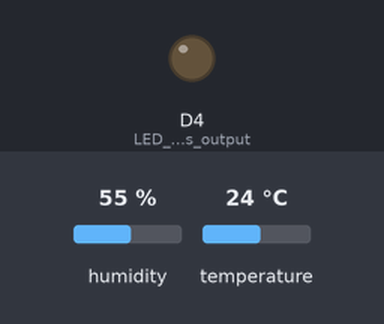
A sketch run on a simulated ESP8266 (NodeMCU). Parts: output pins drawn as LEDs (lit = HIGH). The test bench sets the inputs (shaded band); at power-on: humidity 55 %, temperature 24 °C. WiFi joins after 1.5 s; servers stay silent unless stated; web services answer with replies made up by the test bench; what the sketch prints to the serial monitor is not drawn. At 2.8 s the program puts the board to deep sleep or switches it off; the recording ends there.

Above: at 0.1 s.
Timing chart, 0 to 2.8 s (numbered marks = the images above):
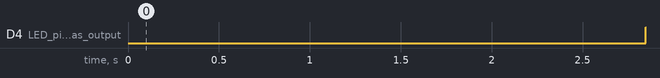

The sketch:

ThingspeakSleepOptimizeSensorAHT01.ino
```cpp
/*
  ESP8266 --> ThingSpeak Channel via MKR1000 Wi-Fi

  This sketch sends the Wi-Fi Signal Strength (RSSI) of an ESP8266 to a ThingSpeak
  channel using the ThingSpeak API (https://www.mathworks.com/help/thingspeak).

  Requirements:

     ESP8266 Wi-Fi Device
     Arduino 1.6.9+ IDE
     Additional Boards URL: http://arduino.esp8266.com/stable/package_esp8266com_index.json
     Library: esp8266 by ESP8266 Community

  ThingSpeak Setup:

     Sign Up for New User Account - https://thingspeak.com/users/sign_up
     Create a new Channel by selecting Channels, My Channels, and then New Channel
     Enable one field
     Note the Channel ID and Write API Key

  Setup Wi-Fi:
    Enter SSID
    Enter Password

  Tutorial: http://nothans.com/measure-wi-fi-signal-levels-with-the-esp8266-and-thingspeak

  Created: Feb 1, 2017 by Hans Scharler (http://nothans.com)
*/

#include <ESP8266WiFi.h>
#include <Adafruit_AHT10.h>

#include <Wire.h>
#include <Adafruit_Sensor.h>
#include <Adafruit_BMP280.h>

const float SEA_LEVEL_PRESSURE_HPA = 1013.25;
const int DELAY = 2000;
const int STARTUP_DELAY = 500;

//Adafruit_BMP280 bme;

Adafruit_AHT10 sensor;
// Wi-Fi Settings
const char* ssid = "Dolphitech-wlan"; // your wireless network name (SSID)
//const char* ssid = "TT"; // your wireless network name (SSID)

const char* password = "DpHtK2019WLan4us"; // your Wi-Fi network password

//const char* password = "123456788"; // your Wi-Fi network password
char response = '1';
WiFiClient client;

// ThingSpeak Settings
//const int channelID = 1662213;
//String writeAPIKey = "T9W8949KHJRDCYC6"; // write API key for your SvartHaugen Channel
String writeAPIKey = "Z35BF0FCHXN47J6E";// write API key for new cleanroom Channel
String body;
const char* server = "api.thingspeak.com";
IPAddress staticIP(192, 168, 0, 99); //ESP static ip
IPAddress gateway(192, 168, 0, 1);   //IP Address of your WiFi Router (Gateway)
IPAddress subnet(255, 255, 255, 0);  //Subnet mask
sensors_event_t humidity, temp;
void setup() {
  pinMode(LED_BUILTIN, OUTPUT);    // LED pin as output.
  digitalWrite(LED_BUILTIN, LOW); // turn the LED on.
  Serial.begin(115200);
   Serial.println("Start:");
  Wire.begin(D6, D5);// sda,  scl
  WiFi.mode( WIFI_STA );
  //WiFi.config( staticIP, gateway, subnet );
  WiFi.begin(ssid, password);
  Serial.println("OK:");
  if (! sensor.begin()) {
    Serial.println("Could not find AHT? Check wiring");
    while (1) delay(10);
  }
  Serial.println("AHT10 or AHT20 found");
  while (WiFi.status() != WL_CONNECTED) {
    delay(500);
  }
  while (!updateData())
  {
    Serial.println("Update failed, try again after 5s");
    delay(5000);

  }
  // delay(3000);
  digitalWrite(LED_BUILTIN, HIGH); // turn the LED off.

  Serial.println("Go to sleep");
   ESP.deepSleep(120e6, WAKE_RF_DEFAULT); // Sleep for the time set by 'UpdateInterval'
  //ESP.deepSleep(5e6, WAKE_RF_DEFAULT); // Sleep for the time set by 'UpdateInterval'
  // wait and then post again
}

void loop() {
  delay(5000);
  while (!updateData())
  {
    Serial.println("Update failed,  try again after 5s");
    delay(5000);

  }

}
int updateData()
{
  sensor.getEvent(&humidity, &temp);// populate temp and humidity objects with fresh data
  Serial.print("Temperature: "); Serial.print(temp.temperature); Serial.println(" degrees C");
  Serial.print("Humidity: "); Serial.print(humidity.relative_humidity); Serial.println("% rH");

  // Construct API request body
  body = "field1=";
  body += String(temp.temperature);
  body += "&field2=";
  body += String(humidity.relative_humidity);
  Serial.println(body);
  if (client.connect(server, 80)) {

    // Construct API request body

    Serial.println("sending");
    client.println("POST /update HTTP/1.1");
    client.println("Host: api.thingspeak.com");
    client.println("User-Agent: ESP8266 (nothans)/1.0");
    client.println("Connection: close");
    client.println("X-THINGSPEAKAPIKEY: " + writeAPIKey);
    client.println("Content-Type: application/x-www-form-urlencoded");
    client.println("Content-Length: " + String(body.length()));
    client.println("");
    client.print(body);
    delay(1000);
    int len = 0;
    //      Serial.println("receiveing");
    while (client.available() > 0)
    {
      response = client.read();
      client.flush();
      len++;
    }
    //    Serial.println("received");
    //    Serial.println();
    //    Serial.println(len - 640);
    //    Serial.println(response);
    client.stop();
    if (len - 640 <= 0 && response == '0')
    {

      Serial.println("not ok");
      return 0;
    }
    else
    { Serial.println("ok");
      return 1;
    }
  }
}
```

Measured:
- by itself, D4 (LED_pin_as_output): LOW → HIGH at 2.8 s
